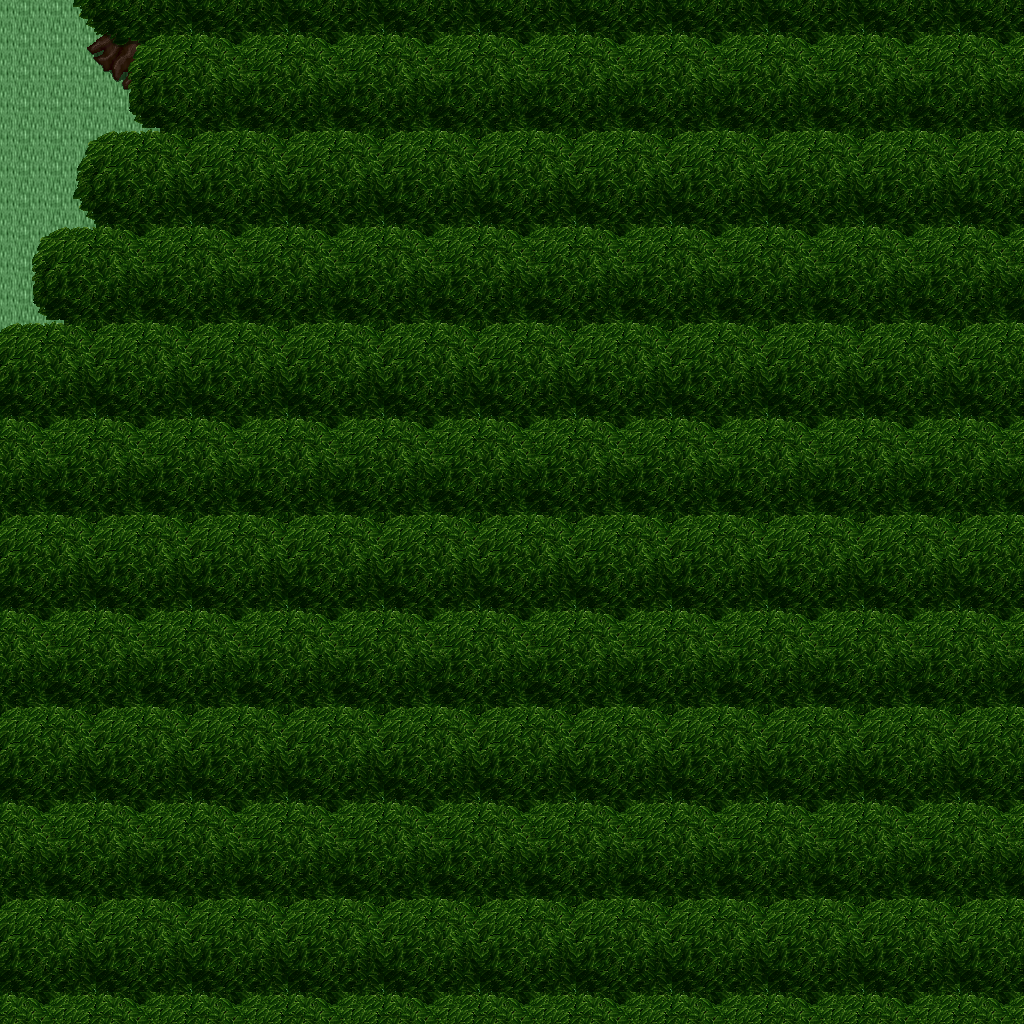

A level layout from a 2D game, rendered from its tile map. Below: a short description, then the map file with tile-grid data replaced by summaries:
An orthogonal 32x32 tile map with 32x32 px tiles, 5 tile layers (Ground, Objects, Objects2, Above, ...), 1 hidden layer not drawn, 32 tilesets.

<map version="1.10" tiledversion="1.11.0" orientation="orthogonal" renderorder="right-down" width="32" height="32" tilewidth="32" tileheight="32" infinite="0" nextlayerid="11" nextobjectid="1">
 <tileset firstgid="1" name="ground_ground" tilewidth="32" tileheight="32" tilecount="33" columns="3">
  <image source="../drawable/ground_ground.png" width="96" height="352" />
 </tileset>
 <tileset firstgid="34" name="building_decoration_floor_sparkle" tilewidth="32" tileheight="32" tilecount="18" columns="3">
  <image source="../drawable/building_decoration_floor_sparkle.png" width="96" height="192" />
 </tileset>
 <tileset firstgid="52" name="ground_ladder_steps" tilewidth="32" tileheight="32" tilecount="6" columns="3">
  <image source="../drawable/ground_ladder_steps.png" width="96" height="64" />
 </tileset>
 <tileset firstgid="58" name="plant_flower_daisy_yellow" tilewidth="32" tileheight="32" tilecount="8" columns="2">
  <image source="../drawable/plant_flower_daisy_yellow.png" width="64" height="128" />
 </tileset>
 <tileset firstgid="66" name="plant_flower_daisy_white" tilewidth="32" tileheight="32" tilecount="8" columns="2">
  <image source="../drawable/plant_flower_daisy_white.png" width="64" height="128" />
 </tileset>
 <tileset firstgid="74" name="plant_grasses" tilewidth="32" tileheight="32" tilecount="6" columns="3">
  <image source="../drawable/plant_grasses.png" width="96" height="64" />
 </tileset>
 <tileset firstgid="80" name="item_statue_green_stone" tilewidth="32" tileheight="32" tilecount="12" columns="4">
  <image source="../drawable/item_statue_green_stone.png" width="128" height="96" />
 </tileset>
 <tileset firstgid="92" name="plant_flower_daisy_red" tilewidth="32" tileheight="32" tilecount="8" columns="2">
  <image source="../drawable/plant_flower_daisy_red.png" width="64" height="128" />
 </tileset>
 <tileset firstgid="100" name="item_statue_skullpedestal" tilewidth="32" tileheight="32" tilecount="2" columns="1">
  <image source="../drawable/item_statue_skullpedestal.png" width="32" height="64" />
 </tileset>
 <tileset firstgid="102" name="plant_tree_tree_darkgreen" tilewidth="32" tileheight="32" tilecount="88" columns="8">
  <image source="../drawable/plant_tree_tree_darkgreen.png" width="256" height="352" />
 </tileset>
 <tileset firstgid="190" name="item_corpse_skull_pale" tilewidth="32" tileheight="32" tilecount="2" columns="2">
  <image source="../drawable/item_corpse_skull_pale.png" width="64" height="32" />
 </tileset>
 <tileset firstgid="192" name="plant_leaves" tilewidth="32" tileheight="32" tilecount="8" columns="4">
  <image source="../drawable/plant_leaves.png" width="128" height="64" />
 </tileset>
 <tileset firstgid="200" name="plant_bush_bushes" tilewidth="32" tileheight="32" tilecount="10" columns="5">
  <image source="../drawable/plant_bush_bushes.png" width="160" height="64" />
 </tileset>
 <tileset firstgid="210" name="building_decoration_rocks_2" tilewidth="32" tileheight="32" tilecount="2" columns="1">
  <image source="../drawable/building_decoration_rocks_2.png" width="32" height="64" />
 </tileset>
 <tileset firstgid="212" name="object_well" tilewidth="32" tileheight="32" tilecount="4" columns="2">
  <image source="../drawable/object_well.png" width="64" height="64" />
 </tileset>
 <tileset firstgid="216" name="plant_stump_stump_green" tilewidth="32" tileheight="32" tilecount="4" columns="2">
  <image source="../drawable/plant_stump_stump_green.png" width="64" height="64" />
 </tileset>
 <tileset firstgid="220" name="item_statue_green_stone_3" tilewidth="32" tileheight="32" tilecount="3" columns="1">
  <image source="../drawable/item_statue_green_stone_3.png" width="32" height="96" />
 </tileset>
 <tileset firstgid="223" name="ground_rock_pebbles" tilewidth="32" tileheight="32" tilecount="3" columns="1">
  <image source="../drawable/ground_rock_pebbles.png" width="32" height="96" />
 </tileset>
 <tileset firstgid="226" name="plant_vine" tilewidth="32" tileheight="32" tilecount="3" columns="1">
  <image source="../drawable/plant_vine.png" width="32" height="96" />
 </tileset>
 <tileset firstgid="229" name="plant_tree_tree_green" tilewidth="32" tileheight="32" tilecount="88" columns="8">
  <image source="../drawable/plant_tree_tree_green.png" width="256" height="352" />
 </tileset>
 <tileset firstgid="317" name="plant_stump_stump_purple" tilewidth="32" tileheight="32" tilecount="4" columns="2">
  <image source="../drawable/plant_stump_stump_purple.png" width="64" height="64" />
 </tileset>
 <tileset firstgid="321" name="building_decoration_rocks" tilewidth="32" tileheight="32" tilecount="6" columns="3">
  <image source="../drawable/building_decoration_rocks.png" width="96" height="64" />
 </tileset>
 <tileset firstgid="327" name="logic_creature_rodent" tilewidth="32" tileheight="32" tilecount="8" columns="8">
  <image source="../drawable/logic_creature_rodent.png" width="256" height="32" />
 </tileset>
 <tileset firstgid="335" name="logic_portal" tilewidth="32" tileheight="32" tilecount="24" columns="8">
  <image source="../drawable/logic_portal.png" width="256" height="96" />
 </tileset>
 <tileset firstgid="359" name="logic_creature_animal" tilewidth="32" tileheight="32" tilecount="32" columns="8">
  <image source="../drawable/logic_creature_animal.png" width="256" height="128" />
 </tileset>
 <tileset firstgid="391" name="logic_item_sheepfood" tilewidth="32" tileheight="32" tilecount="1" columns="1">
  <image source="../drawable/logic_item_sheepfood.png" width="32" height="32" />
 </tileset>
 <tileset firstgid="392" name="logic_item_resources" tilewidth="32" tileheight="32" tilecount="6" columns="6">
  <image source="../drawable/logic_item_resources.png" width="192" height="32" />
 </tileset>
 <tileset firstgid="398" name="logic_creature_gargoyle" tilewidth="32" tileheight="32" tilecount="4" columns="4">
  <image source="../drawable/logic_creature_gargoyle.png" width="128" height="32" />
 </tileset>
 <tileset firstgid="402" name="logic_collision" tilewidth="32" tileheight="32" tilecount="1" columns="1">
  <image source="../drawable/logic_collision.png" width="32" height="32" />
 </tileset>
 <tileset firstgid="403" name="logic_protection" tilewidth="32" tileheight="32" tilecount="2" columns="2">
  <image source="../drawable/logic_protection.png" width="64" height="32" />
 </tileset>
 <tileset firstgid="405" name="ground_grass_2" tilewidth="32" tileheight="32" tilecount="21" columns="3">
  <image source="../drawable/ground_grass_2.png" width="96" height="224" />
 </tileset>
 <tileset firstgid="426" name="logic_creature_reptile" tilewidth="32" tileheight="32" tilecount="7" columns="7">
  <image source="../drawable/logic_creature_reptile.png" width="224" height="32" />
 </tileset>
 <layer id="1" name="Ground" width="32" height="32">
  <data>[1024 cells, 1024 non-empty, 1 distinct tile ids]</data>
 </layer>
 <layer id="2" name="Objects" width="32" height="32">
  <data>[1024 cells, 0 non-empty, 0 distinct tile ids]</data>
 </layer>
 <layer id="3" name="Objects2" width="32" height="32">
  <data>[1024 cells, 5 non-empty, 5 distinct tile ids]</data>
 </layer>
 <layer id="4" name="Above" width="32" height="32">
  <data>[1024 cells, 1001 non-empty, 28 distinct tile ids]</data>
 </layer>
 <layer id="5" name="Above2" width="32" height="32">
  <data>[1024 cells, 0 non-empty, 0 distinct tile ids]</data>
 </layer>
 <layer id="6" name="Walkable" width="32" height="32" visible="0">
  <data>[1024 cells, 991 non-empty, 1 distinct tile ids]</data>
 </layer>
 <objectgroup id="7" name="Mapevents" />
 <objectgroup id="8" name="Spawn" />
 <objectgroup id="9" name="Keys" />
 <objectgroup id="10" name="Replace" />
</map>
